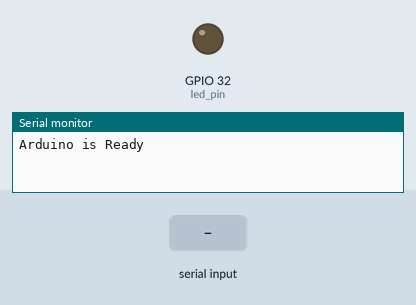
Simulated run of this sketch. Board: ESP32. Shown: output pins drawn as LEDs (lit = HIGH), the last lines printed to the serial monitor. Dashed ring = blinking. Inputs (shaded band) come from the test bench.

Above: at 1.8 s.
1.9 s: "5\n" received over Serial
At 2.8 s:
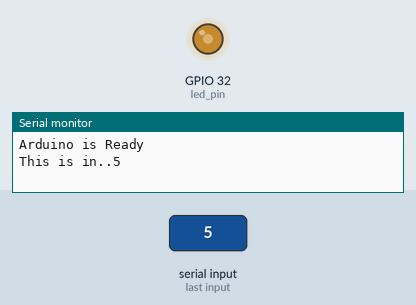
3.5 s: "90,45\n" received over Serial
At 3.72 s:
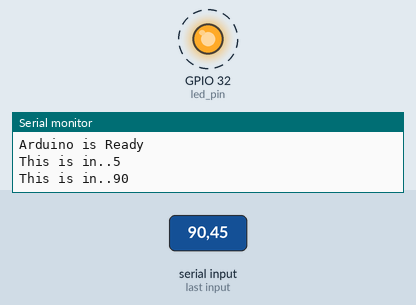
6.5 s: "30,150\n" received over Serial
8.0 s: "90\n" received over Serial
At 8.22 s:
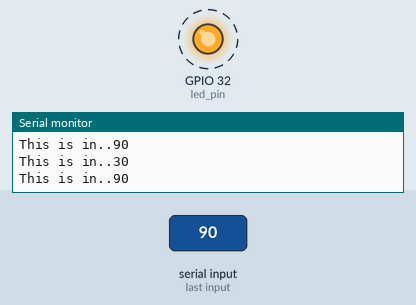
Timing chart, 0 to 12.0 s (numbered marks = the images above; inputs shaded):
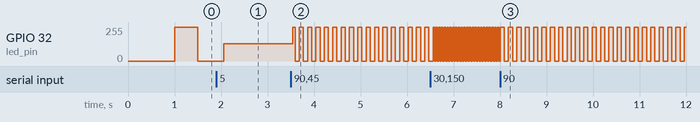

The sketch:

user_input_blink_LED.ino
```cpp
#if CONFIG_FREERTOS_UNICORE
static const BaseType_t app_cpu = 0;
#else
static const BaseType_t app_cpu = 1;
#endif
#include <string.h>

static const int led_pin = 32;

static TaskHandle_t task_1 = NULL;
static TaskHandle_t task_2 = NULL;
static int led_delay = 500;
// bool new_data = false;
const int num_chars = 32; //cap the input string at 32 characters
char received_char[num_chars];

void user_input(void * parameter) {
  int ndx = 0;
  char end_marker = '\n';
  char rc;
  bzero(received_char, num_chars);
  while (1) {
    if (Serial.available() > 0) {
      rc = Serial.read();
      if (rc != end_marker) {
          received_char[ndx] = rc;
          ndx++;
          if (ndx >= num_chars)
            ndx = num_chars - 1;

      }
      else {
        received_char[ndx] = '\0';
        // new_data = true;
        led_delay = strtol(received_char, NULL, 0);
        Serial.print("This is in..");
        Serial.println(led_delay);
        // if (new_data == true){
        bzero(received_char, num_chars);
         ndx = 0;

      }
    }
  }
}
void setup() {
  // put your setup code here, to run once:
  Serial.begin(115200);
  vTaskDelay(1000 / portTICK_PERIOD_MS);
  Serial.println("Arduino is Ready");
  pinMode(led_pin, OUTPUT);

  xTaskCreatePinnedToCore(user_input, "Take In Integer", 1024,\
      NULL, 1, NULL, app_cpu);
  xTaskCreatePinnedToCore(blink_led, "Blink led at interval", 1024,
      NULL, 2, NULL, app_cpu);
  vTaskDelete(NULL);

}
void blink_led(void * parameter){
  while (1) {
    digitalWrite(led_pin, HIGH);
    vTaskDelay(led_delay / portTICK_PERIOD_MS);
    digitalWrite(led_pin, LOW);
    vTaskDelay(led_delay / portTICK_PERIOD_MS);
  }
}
//program won't reach this point because control is passed to the scheduler
void loop() {
  // user_input();
  //show_input();
}
```

Measured:
- after the input at 3.5 s, GPIO 32 (led_pin): alternates 255/255 for 0.09 s and 0/255 for 0.09 s, starting at once
- after the input at 6.5 s, GPIO 32 (led_pin): alternates 255/255 for 0.03 s and 0/255 for 0.03 s, starting after 0.09 s
- after the input at 8.0 s, GPIO 32 (led_pin): alternates 255/255 for 0.09 s and 0/255 for 0.09 s, starting after 0.09 s
